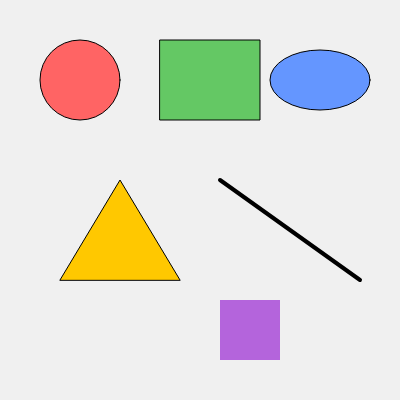
Frame 1 (no input)
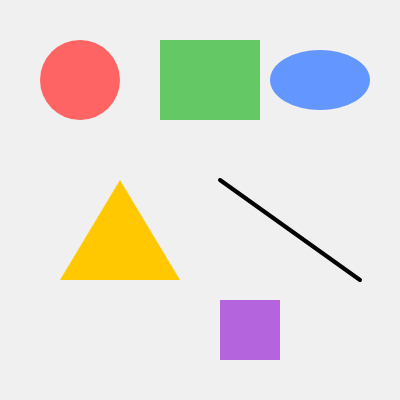
Frame 60 (no input)
Frame 120 (the mouse pressed at the canvas centre since frame 60): identical to frame 60, image omitted

The p5.js sketch that drew these frames (run headless with seeded random() and noise() and a simulated clock; from frame 60 on, the mouse is pressed at the canvas centre):

// p5.js sketch
// ── sketch.js
// Lektion 2: Formen zeichnen
// Ein Ueberblick ueber die wichtigsten Zeichen-Funktionen.

function setup() {
  createCanvas(400, 400);
}

function draw() {
  background(240);

  // circle(x, y, durchmesser) -- x und y sind der Mittelpunkt
  fill(255, 100, 100);
  circle(80, 80, 80);

  // rect(x, y, breite, hoehe) -- x und y sind die obere linke Ecke
  fill(100, 200, 100);
  rect(160, 40, 100, 80);

  // ellipse(x, y, breite, hoehe) -- Kreis mit unterschiedlicher Breite/Hoehe
  fill(100, 150, 255);
  ellipse(320, 80, 100, 60);

  // triangle(x1, y1, x2, y2, x3, y3) -- drei Eckpunkte
  fill(255, 200, 0);
  triangle(60, 280, 120, 180, 180, 280);

  // line(x1, y1, x2, y2) -- Linie zwischen zwei Punkten
  stroke(0);          // Linienfarbe schwarz
  strokeWeight(4);    // Liniendicke 4 Pixel
  line(220, 180, 360, 280);

  // square(x, y, groesse) -- Quadrat
  noStroke();         // keine Umrandung
  fill(180, 100, 220);
  square(220, 300, 60);
}
